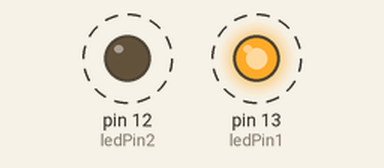
A sketch run on a simulated Arduino Uno, built with avr-gcc and run on an emulated ATmega328P. On the bench: output pins drawn as LEDs (lit = HIGH). Dashed ring = blinking.

Above: at 0.5 s.
Timing chart, 0 to 4.6 s (numbered marks = the images above):
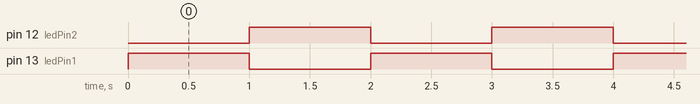

The sketch:

Lab1.2.ino
```cpp
////////////////////////////////////////////////////////////////////////////
//Arduino Sketch to blink 2 LED lights
// Written by Bro Lines, but this is Bryce Daniels' code
// Feb 23, 2023

int ledPin1 = 13;
int ledPin2 = 12;
////////////////////////////////////////////////////////////////////////////
void setup() {
// Setting up pin modes
pinMode(ledPin1, OUTPUT);
pinMode(ledPin2, OUTPUT);
}
////////////////////////////////////////////////////////////////////////////
// Arduino loop function
// Every Arduino sketch has a loop function
// This is where we put what we want the Arduino to do
// The Arduino will do whatever is in the loop function
// until the Arduino is unplugged.
void loop() {
// put your main code here, to run repeatedly:
// turn on the LED
digitalWrite(ledPin1,HIGH);
digitalWrite(ledPin2,LOW);
// leave in on for 100ms
delay(1000);
// turn off one and turn on the other
digitalWrite(ledPin1,LOW);
digitalWrite(ledPin2,HIGH);
// delay for a second
delay(1000);
}
```

Measured:
- by itself, pin 12 (ledPin2), pin 13 (ledPin1): alternates HIGH for 1.0 s and LOW for 1.0 s
